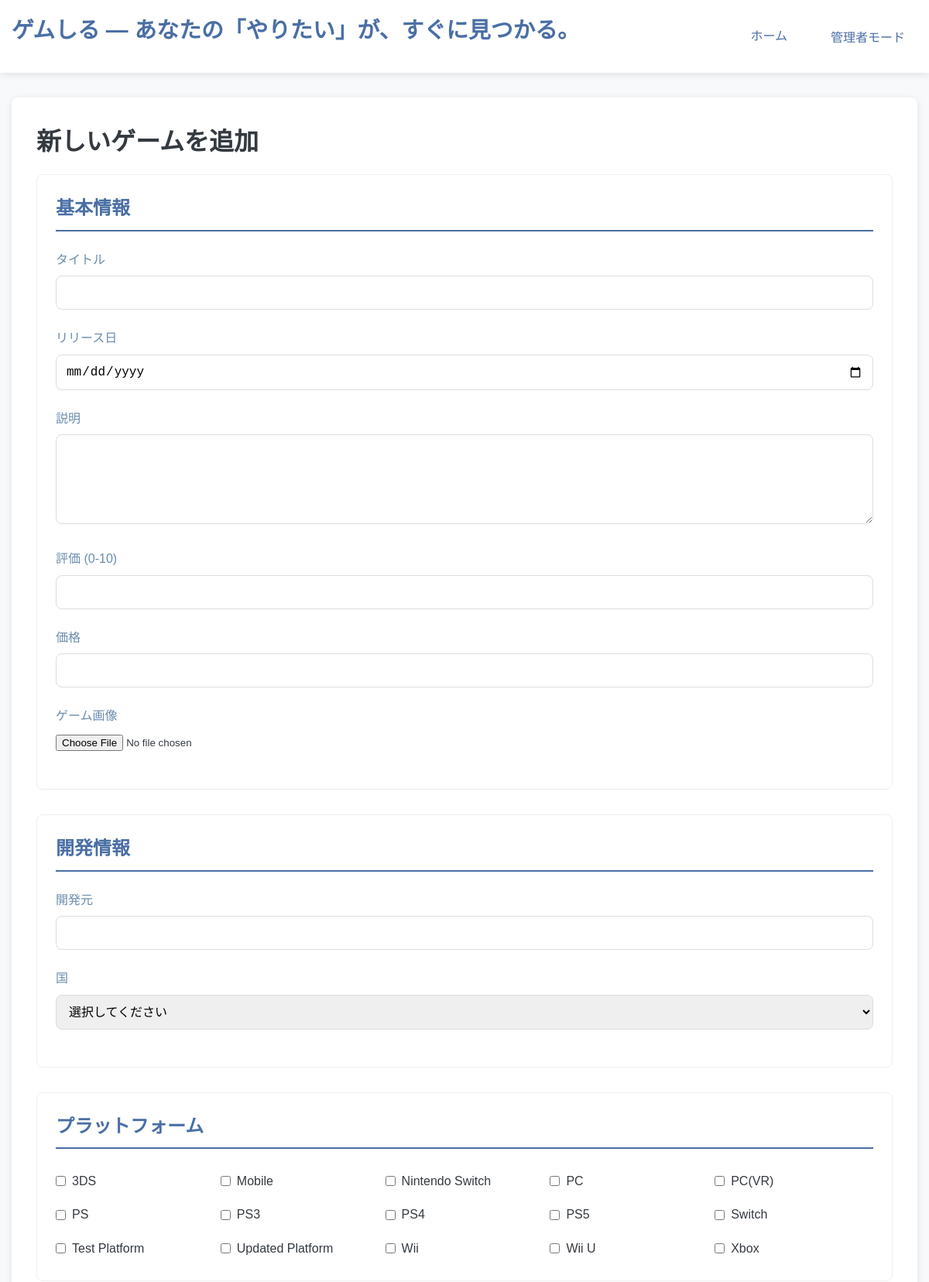
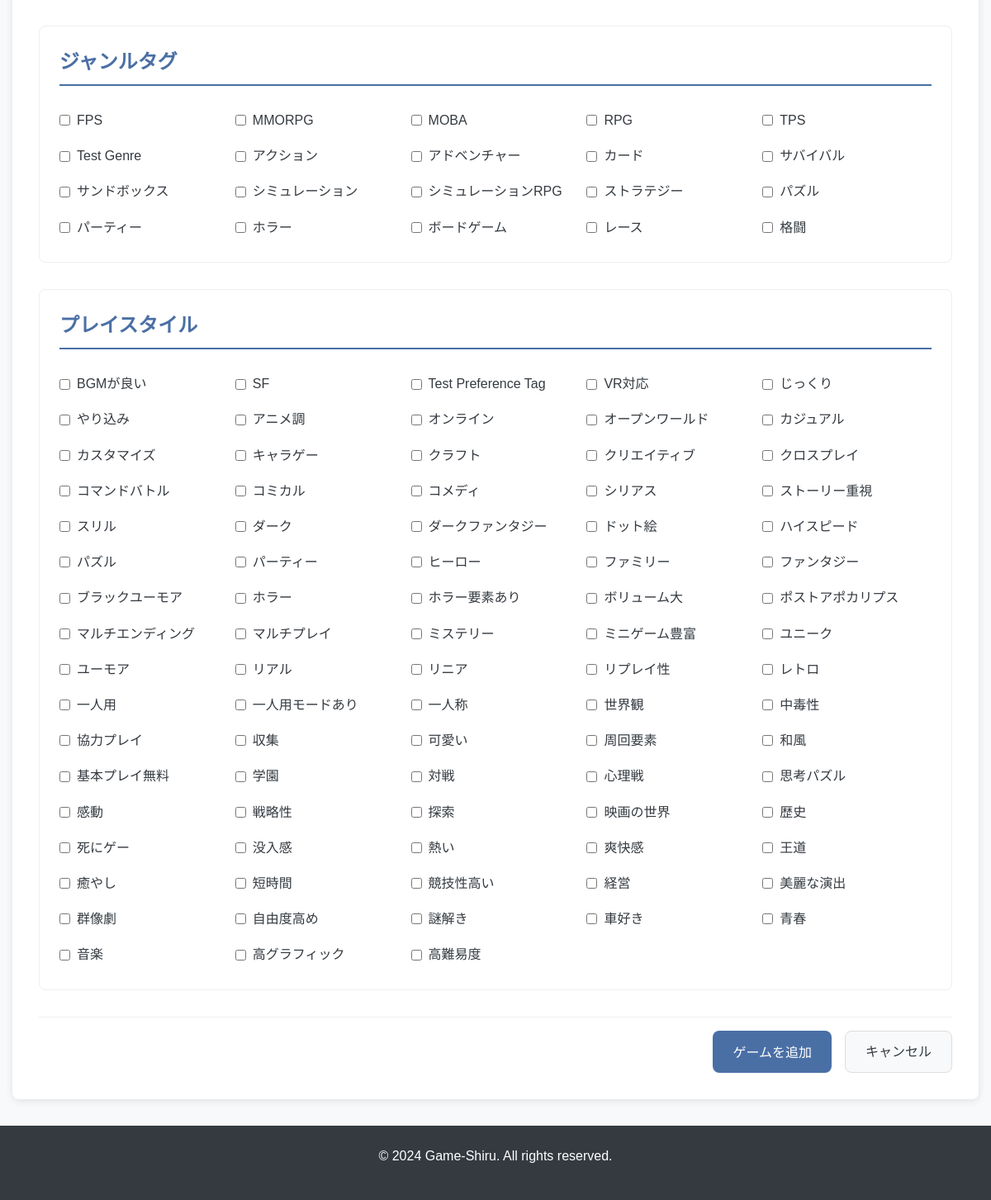
Page /add on the committed database (2 pictures, top to bottom).
### tables this page shows
CREATE TABLE platforms (
    platform_id INTEGER PRIMARY KEY AUTOINCREMENT,
    name TEXT NOT NULL UNIQUE,
    manufacturer TEXT,
    release_year INTEGER
);

CREATE TABLE genres (
    genre_id INTEGER PRIMARY KEY AUTOINCREMENT,
    name TEXT NOT NULL UNIQUE,
    description TEXT
);

### app.py (the view, shortened to what this page needs)
@app.route('/add', methods=['GET', 'POST'])
def add_game():
    filter_options = get_filter_options()
    return render_template('add.html',
                         filter_options=filter_options)

### app.py (called while the page is built)
def get_filter_options():
    genres = game_dao.db_manager.execute_query("SELECT DISTINCT name FROM genres ORDER BY name")
    genre_options = [g[0] for g in genres]
    preferences = game_dao.db_manager.execute_query("SELECT DISTINCT name FROM preferences WHERE category = 'preference' ORDER BY name")
    preference_options = [p[0] for p in preferences]
    countries = game_dao.db_manager.execute_query("SELECT DISTINCT country FROM developers ORDER BY country")
    country_options = [c[0] for c in countries]
    platforms = game_dao.db_manager.execute_query("SELECT DISTINCT name FROM platforms ORDER BY name")
    platform_options = [p[0] for p in platforms]
    return {
        'genres': genre_options,
        'preferences': preference_options,
        'countries': country_options,
        'platforms': platform_options
    }

### backend/db_manager.py (called while the page is built)
    def connect(self) -> sqlite3.Connection:
        if self._connection is None:
            self._connection = sqlite3.connect(self.db_path)
            self._connection.execute("PRAGMA foreign_keys = ON")
            self._connection.execute("PRAGMA case_sensitive_like = ON")
        return self._connection

    @contextmanager
    def get_cursor(self) -> Iterator[sqlite3.Cursor]:
        conn = self.connect()
        cursor = conn.cursor()
        try:
            yield cursor
            conn.commit()
        except Exception as e:
            conn.rollback()
            raise e
        finally:
            cursor.close()

    def execute_query(self, query: str, params: tuple = None) -> list:
        with self.get_cursor() as cursor:
            if params:
                cursor.execute(query, params)
            else:
                cursor.execute(query)
            return cursor.fetchall()

### templates/add.html (shortened to what this page needs)
{% extends "base.html" %}
{% block content %}
<div class="form-page">
    <h1>新しいゲームを追加</h1>
<form method="post" action="{{ url_for('add_game') }}" class="game-form" enctype="multipart/form-data">
        <div class="form-section">
            <h2>基本情報</h2>
            <div class="form-group">
                <label for="title">タイトル</label>
                <input type="text" id="title" name="title" required>
            </div>
            <div class="form-group">
                <label for="release_date">リリース日</label>
                <input type="date" id="release_date" name="release_date" required>
            </div>
            <div class="form-group">
                <label for="description">説明</label>
                <textarea id="description" name="description" rows="5" required></textarea>
            </div>
            <div class="form-group">
                <label for="rating">評価 (0-10)</label>
                <input type="number" id="rating" name="rating" min="0" max="10" step="0.1">
            </div>
            <div class="form-group">
                <label for="price">価格</label>
                <input type="number" id="price" name="price" min="0" step="0.01">
            </div>
            <div class="form-group">
                <label for="image_file">ゲーム画像</label>
                <input type="file" id="image_file" name="image_file" accept="image/*">
            </div>
        </div>
        <div class="form-section">
            <h2>開発情報</h2>
            <div class="form-group">
                <label for="developer_name">開発元</label>
                <input type="text" id="developer_name" name="developer_name" required>
            </div>
            <div class="form-group">
                <label for="developer_country">国</label>
                <select id="developer_country" name="developer_country" required>
                    <option value="">選択してください</option>
                </select>
            </div>
        </div>
        <div class="form-section">
            <h2>プラットフォーム</h2>
            <div class="checkbox-group">
                {% for platform in filter_options.platforms %}
                    <label class="checkbox-label">
                        <input type="checkbox" name="platforms" value="{{ platform }}">
                        {{ platform }}
                    </label>
                {% endfor %}
            </div>
        </div>
        <div class="form-section">
            <h2>ジャンルタグ</h2>
            <div class="checkbox-group">
                {% for genre in filter_options.genres %}
                    <label class="checkbox-label">
                        <input type="checkbox" name="genre_tags" value="{{ genre }}">
                        {{ genre }}
                    </label>
                {% endfor %}
            </div>
        </div>
        <div class="form-section">
            <h2>プレイスタイル</h2>
            <div class="checkbox-group">
                {% for preference in filter_options.preferences %}
                    <label class="checkbox-label">
                        <input type="checkbox" name="preference_tags" value="{{ preference }}">
                        {{ preference }}
                    </label>
                {% endfor %}
            </div>
        </div>
        <div class="form-actions">
            <button type="submit" class="btn-primary">ゲームを追加</button>
            <a href="{{ url_for('index') }}" class="btn-secondary">キャンセル</a>
        </div>
    </form>
</div>
{% endblock %}

### static/style.css (style rules this page uses)
:root { --primary-color: #4a6fa5; --primary-dark: #2c4a73; --secondary-color: #6b8cae; --accent-color: #ff6b6b; --light-color: #f8f9fa; --dark-color: #343a40; --success-color: #28a745; --warning-color: #ffc107; --danger-color: #dc3545; --border-radius: 8px; --box-shadow: 0 2px 10px rgba(0, 0, 0, 0.1); --transition: all 0.3s ease; }
* { margin: 0; padding: 0; box-sizing: border-box; }
body { font-family: 'Noto Sans JP', sans-serif; line-height: 1.6; color: var(--dark-color); background-color: var(--light-color); }
h1, h2, h3, h4 { font-weight: 700; margin-bottom: 1rem; color: var(--dark-color); }
h1 { font-size: 2rem; }
h2 { font-size: 1.5rem; }
a { color: var(--primary-color); text-decoration: none; transition: var(--transition); }
.checkbox-label, .radio-label { display: flex; align-items: center; gap: 0.5rem; padding: 0.3rem 0; cursor: pointer; transition: var(--transition); }
.btn-primary, .btn-secondary, .btn-danger { padding: 0.75rem 1.5rem; border: none; border-radius: var(--border-radius); font-size: 1rem; font-weight: 500; cursor: pointer; transition: var(--transition); text-align: center; }
.btn-primary { background-color: var(--primary-color); color: white; }
.btn-secondary { background-color: var(--light-color); color: var(--dark-color); border: 1px solid #ddd; }
.form-page { background-color: white; border-radius: var(--border-radius); box-shadow: var(--box-shadow); padding: 2rem; }
.game-form { display: flex; flex-direction: column; gap: 2rem; }
.form-section { border: 1px solid #eee; border-radius: var(--border-radius); padding: 1.5rem; }
.form-section h2 { color: var(--primary-color); margin-bottom: 1.5rem; padding-bottom: 0.5rem; border-bottom: 2px solid var(--primary-color); }
.form-group { margin-bottom: 1.5rem; }
.form-group label { display: block; margin-bottom: 0.5rem; font-weight: 500; color: var(--secondary-color); }
.form-group input[type="text"], .form-group input[type="date"], .form-group input[type="number"], .form-group input[type="url"], .form-group select, .form-group textarea { width: 100%; padding: 0.75rem; border: 1px solid #ddd; border-radius: var(--border-radius); font-size: 1rem; transition: var(--transition); }
.form-group textarea { resize: vertical; min-height: 100px; }
.checkbox-group { display: grid; grid-template-columns: repeat(auto-fill, minmax(200px, 1fr)); gap: 0.5rem; }
.form-actions { display: flex; gap: 1rem; justify-content: flex-end; padding-top: 1rem; border-top: 1px solid #eee; }

### rows in the picture
platforms: name "3DS"
platforms: name "Mobile"
platforms: name "Nintendo Switch"
platforms: name "PC(VR)"
platforms: name "PS3"
platforms: name "PS4"
platforms: name "PS5"
platforms: name "Switch"
platforms: name "Test Platform"
platforms: name "Updated Platform"
platforms: name "Wii"
platforms: name "Wii U"
platforms: name "Xbox"
genres: name "FPS"
genres: name "MMORPG"
genres: name "MOBA"
genres: name "RPG"
genres: name "TPS"
genres: name "Test Genre"
genres: name "アクション"
genres: name "アドベンチャー"
genres: name "カード"
genres: name "サバイバル"
genres: name "サンドボックス"
genres: name "シミュレーション"
genres: name "シミュレーションRPG"
genres: name "ストラテジー"
genres: name "ボードゲーム"
genres: name "レース"

### other values in the picture
{{ platform }} "PC" "PS"
{{ genre }} "パズル" "パーティー" "ホラー" "格闘"
{{ preference }} "BGMが良い" "SF" "Test Preference Tag" "VR対応" "じっくり" "やり込み" "アニメ調" "オンライン" "オープンワールド" "カジュアル" "カスタマイズ" "キャラゲー" "クラフト" "クリエイティブ" "クロスプレイ" "コマンドバトル" "コミカル" "コメディ" "シリアス" "ストーリー重視" "スリル" "ダーク" "ダークファンタジー" "ドット絵" "ハイスピード" "パズル" "パーティー" "ヒーロー" "ファミリー" "ファンタジー" "ブラックユーモア" "ホラー" "ホラー要素あり" "ボリューム大" "ポストアポカリプス" "マルチエンディング" "マルチプレイ" "ミステリー" "ミニゲーム豊富" "ユニーク" "ユーモア" "リアル" "リニア" "リプレイ性" "レトロ" "一人用" "一人用モードあり" "一人称" "世界観" "中毒性" "協力プレイ" "収集" "可愛い" "周回要素" "和風" "基本プレイ無料" "学園" "対戦" "心理戦" "思考パズル" "感動" "戦略性" "探索" "映画の世界" "歴史" "死にゲー" "没入感" "熱い" "爽快感" "王道" "癒やし" "短時間" "競技性高い" "経営" "美麗な演出" "群像劇" "自由度高め" "謎解き" "車好き" "青春" "音楽" "高グラフィック" "高難易度"
